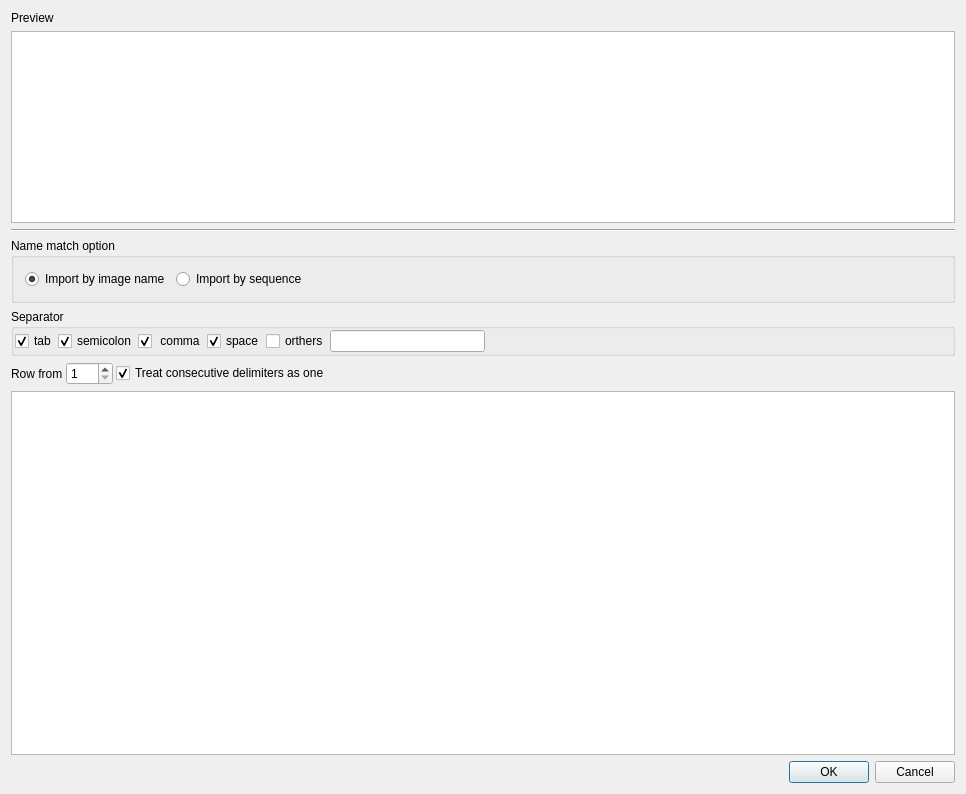
<?xml version="1.0" encoding="UTF-8"?>
<ui version="4.0">
 <class>GPSPointsWizardDialog</class>
 <widget class="QDialog" name="GPSPointsWizardDialog">
  <property name="geometry">
   <rect>
    <x>0</x>
    <y>0</y>
    <width>966</width>
    <height>794</height>
   </rect>
  </property>
  <property name="windowTitle">
   <string>Import datas...</string>
  </property>
  <layout class="QVBoxLayout" name="verticalLayout">
   <item>
    <layout class="QHBoxLayout" name="horizontalLayout_6">
     <item>
      <widget class="QLabel" name="label_2">
       <property name="text">
        <string>Preview</string>
       </property>
      </widget>
     </item>
     <item>
      <widget class="QLabel" name="label_fileShow">
       <property name="text">
        <string/>
       </property>
      </widget>
     </item>
    </layout>
   </item>
   <item>
    <widget class="QTextEdit" name="textEdit">
     <property name="sizePolicy">
      <sizepolicy hsizetype="Expanding" vsizetype="Minimum">
       <horstretch>0</horstretch>
       <verstretch>0</verstretch>
      </sizepolicy>
     </property>
     <property name="minimumSize">
      <size>
       <width>0</width>
       <height>100</height>
      </size>
     </property>
     <property name="readOnly">
      <bool>true</bool>
     </property>
    </widget>
   </item>
   <item>
    <widget class="Line" name="line">
     <property name="orientation">
      <enum>Qt::Horizontal</enum>
     </property>
    </widget>
   </item>
   <item>
    <widget class="QGroupBox" name="groupBox_3">
     <property name="title">
      <string>Name match option</string>
     </property>
     <layout class="QHBoxLayout" name="horizontalLayout">
      <item>
       <widget class="QRadioButton" name="radioButton_importByName">
        <property name="text">
         <string>Import by image name</string>
        </property>
        <property name="checked">
         <bool>true</bool>
        </property>
       </widget>
      </item>
      <item>
       <widget class="QRadioButton" name="radioButton_2">
        <property name="text">
         <string>Import by sequence</string>
        </property>
       </widget>
      </item>
      <item>
       <spacer name="horizontalSpacer_5">
        <property name="orientation">
         <enum>Qt::Horizontal</enum>
        </property>
        <property name="sizeHint" stdset="0">
         <size>
          <width>571</width>
          <height>20</height>
         </size>
        </property>
       </spacer>
      </item>
     </layout>
    </widget>
   </item>
   <item>
    <widget class="QGroupBox" name="groupBox">
     <property name="title">
      <string>Separator</string>
     </property>
     <layout class="QHBoxLayout" name="horizontalLayout_3" stretch="0,0,0,0,0,1,3">
      <property name="spacing">
       <number>1</number>
      </property>
      <property name="leftMargin">
       <number>1</number>
      </property>
      <property name="topMargin">
       <number>1</number>
      </property>
      <property name="rightMargin">
       <number>1</number>
      </property>
      <property name="bottomMargin">
       <number>1</number>
      </property>
      <item>
       <widget class="QCheckBox" name="checkBox_tab">
        <property name="text">
         <string>tab</string>
        </property>
        <property name="checked">
         <bool>true</bool>
        </property>
       </widget>
      </item>
      <item>
       <widget class="QCheckBox" name="checkBox_semicolon">
        <property name="text">
         <string>semicolon</string>
        </property>
        <property name="checked">
         <bool>true</bool>
        </property>
       </widget>
      </item>
      <item>
       <widget class="QCheckBox" name="checkBox_comma">
        <property name="text">
         <string> comma</string>
        </property>
        <property name="checked">
         <bool>true</bool>
        </property>
       </widget>
      </item>
      <item>
       <widget class="QCheckBox" name="checkBox_space">
        <property name="text">
         <string>space</string>
        </property>
        <property name="checked">
         <bool>true</bool>
        </property>
       </widget>
      </item>
      <item>
       <widget class="QCheckBox" name="checkBox_other">
        <property name="text">
         <string>orthers</string>
        </property>
       </widget>
      </item>
      <item>
       <widget class="QLineEdit" name="lineEdit_other">
        <property name="sizePolicy">
         <sizepolicy hsizetype="Minimum" vsizetype="Fixed">
          <horstretch>1</horstretch>
          <verstretch>0</verstretch>
         </sizepolicy>
        </property>
        <property name="minimumSize">
         <size>
          <width>30</width>
          <height>0</height>
         </size>
        </property>
       </widget>
      </item>
      <item>
       <spacer name="horizontalSpacer_3">
        <property name="orientation">
         <enum>Qt::Horizontal</enum>
        </property>
        <property name="sizeHint" stdset="0">
         <size>
          <width>40</width>
          <height>20</height>
         </size>
        </property>
       </spacer>
      </item>
     </layout>
    </widget>
   </item>
   <item>
    <layout class="QHBoxLayout" name="horizontalLayout_2">
     <property name="spacing">
      <number>3</number>
     </property>
     <item>
      <widget class="QLabel" name="label">
       <property name="text">
        <string>Row from</string>
       </property>
      </widget>
     </item>
     <item>
      <widget class="QSpinBox" name="spinBox_rowFrom">
       <property name="minimum">
        <number>1</number>
       </property>
       <property name="maximum">
        <number>999</number>
       </property>
      </widget>
     </item>
     <item>
      <widget class="QCheckBox" name="checkBox_multiAsSingle">
       <property name="text">
        <string>Treat consecutive delimiters as one</string>
       </property>
       <property name="checked">
        <bool>true</bool>
       </property>
      </widget>
     </item>
     <item>
      <spacer name="horizontalSpacer">
       <property name="orientation">
        <enum>Qt::Horizontal</enum>
       </property>
       <property name="sizeHint" stdset="0">
        <size>
         <width>198</width>
         <height>17</height>
        </size>
       </property>
      </spacer>
     </item>
    </layout>
   </item>
   <item>
    <widget class="QTableView" name="tableView">
     <property name="editTriggers">
      <set>QAbstractItemView::AllEditTriggers</set>
     </property>
    </widget>
   </item>
   <item>
    <layout class="QHBoxLayout" name="horizontalLayout_4">
     <item>
      <spacer name="horizontalSpacer_2">
       <property name="orientation">
        <enum>Qt::Horizontal</enum>
       </property>
       <property name="sizeHint" stdset="0">
        <size>
         <width>40</width>
         <height>20</height>
        </size>
       </property>
      </spacer>
     </item>
     <item>
      <widget class="QDialogButtonBox" name="buttonBox">
       <property name="standardButtons">
        <set>QDialogButtonBox::Cancel|QDialogButtonBox::Ok</set>
       </property>
      </widget>
     </item>
    </layout>
   </item>
  </layout>
 </widget>
 <layoutdefault spacing="6" margin="11"/>
 <tabstops>
  <tabstop>textEdit</tabstop>
  <tabstop>checkBox_tab</tabstop>
  <tabstop>checkBox_semicolon</tabstop>
  <tabstop>checkBox_comma</tabstop>
  <tabstop>checkBox_space</tabstop>
  <tabstop>checkBox_other</tabstop>
  <tabstop>lineEdit_other</tabstop>
  <tabstop>spinBox_rowFrom</tabstop>
  <tabstop>checkBox_multiAsSingle</tabstop>
  <tabstop>tableView</tabstop>
 </tabstops>
 <resources/>
 <connections>
  <connection>
   <sender>checkBox_tab</sender>
   <signal>clicked()</signal>
   <receiver>GPSPointsWizardDialog</receiver>
   <slot>check_enable_preview()</slot>
   <hints>
    <hint type="sourcelabel">
     <x>51</x>
     <y>299</y>
    </hint>
    <hint type="destinationlabel">
     <x>457</x>
     <y>223</y>
    </hint>
   </hints>
  </connection>
  <connection>
   <sender>checkBox_semicolon</sender>
   <signal>clicked()</signal>
   <receiver>GPSPointsWizardDialog</receiver>
   <slot>check_enable_preview()</slot>
   <hints>
    <hint type="sourcelabel">
     <x>129</x>
     <y>299</y>
    </hint>
    <hint type="destinationlabel">
     <x>408</x>
     <y>248</y>
    </hint>
   </hints>
  </connection>
  <connection>
   <sender>checkBox_comma</sender>
   <signal>clicked()</signal>
   <receiver>GPSPointsWizardDialog</receiver>
   <slot>check_enable_preview()</slot>
   <hints>
    <hint type="sourcelabel">
     <x>189</x>
     <y>299</y>
    </hint>
    <hint type="destinationlabel">
     <x>392</x>
     <y>252</y>
    </hint>
   </hints>
  </connection>
  <connection>
   <sender>checkBox_space</sender>
   <signal>clicked()</signal>
   <receiver>GPSPointsWizardDialog</receiver>
   <slot>check_enable_preview()</slot>
   <hints>
    <hint type="sourcelabel">
     <x>243</x>
     <y>299</y>
    </hint>
    <hint type="destinationlabel">
     <x>360</x>
     <y>240</y>
    </hint>
   </hints>
  </connection>
  <connection>
   <sender>checkBox_other</sender>
   <signal>clicked()</signal>
   <receiver>GPSPointsWizardDialog</receiver>
   <slot>check_enable_preview()</slot>
   <hints>
    <hint type="sourcelabel">
     <x>309</x>
     <y>299</y>
    </hint>
    <hint type="destinationlabel">
     <x>342</x>
     <y>233</y>
    </hint>
   </hints>
  </connection>
  <connection>
   <sender>buttonBox</sender>
   <signal>accepted()</signal>
   <receiver>GPSPointsWizardDialog</receiver>
   <slot>valid_import()</slot>
   <hints>
    <hint type="sourcelabel">
     <x>634</x>
     <y>641</y>
    </hint>
    <hint type="destinationlabel">
     <x>225</x>
     <y>526</y>
    </hint>
   </hints>
  </connection>
  <connection>
   <sender>buttonBox</sender>
   <signal>rejected()</signal>
   <receiver>GPSPointsWizardDialog</receiver>
   <slot>reject()</slot>
   <hints>
    <hint type="sourcelabel">
     <x>634</x>
     <y>641</y>
    </hint>
    <hint type="destinationlabel">
     <x>410</x>
     <y>526</y>
    </hint>
   </hints>
  </connection>
  <connection>
   <sender>spinBox_rowFrom</sender>
   <signal>valueChanged(int)</signal>
   <receiver>GPSPointsWizardDialog</receiver>
   <slot>check_enable_preview()</slot>
   <hints>
    <hint type="sourcelabel">
     <x>106</x>
     <y>330</y>
    </hint>
    <hint type="destinationlabel">
     <x>7</x>
     <y>201</y>
    </hint>
   </hints>
  </connection>
  <connection>
   <sender>checkBox_multiAsSingle</sender>
   <signal>stateChanged(int)</signal>
   <receiver>GPSPointsWizardDialog</receiver>
   <slot>check_enable_preview()</slot>
   <hints>
    <hint type="sourcelabel">
     <x>342</x>
     <y>328</y>
    </hint>
    <hint type="destinationlabel">
     <x>4</x>
     <y>253</y>
    </hint>
   </hints>
  </connection>
  <connection>
   <sender>lineEdit_other</sender>
   <signal>editingFinished()</signal>
   <receiver>GPSPointsWizardDialog</receiver>
   <slot>check_enable_preview()</slot>
   <hints>
    <hint type="sourcelabel">
     <x>419</x>
     <y>301</y>
    </hint>
    <hint type="destinationlabel">
     <x>762</x>
     <y>231</y>
    </hint>
   </hints>
  </connection>
 </connections>
 <slots>
  <slot>preview()</slot>
  <slot>check_enable_preview()</slot>
  <slot>valid_import()</slot>
  <slot>onSelectCoordinate()</slot>
 </slots>
</ui>
